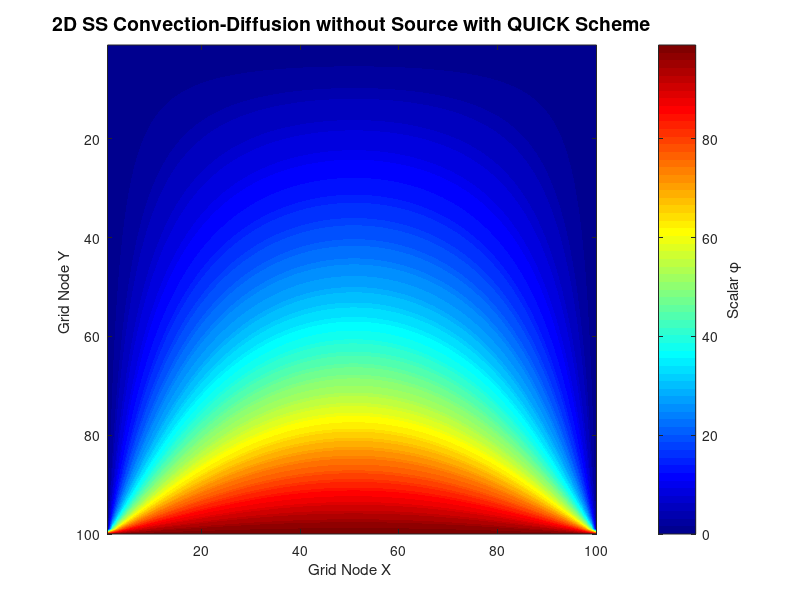

The MATLAB script that drew this image:
% 1. Load the data 
phi = load('flow_field_QUICK.txt');

% 2. Generate the plot
figure;
contourf(phi, 100, 'LineColor', 'none');

% 3. Apply standard CFD styling
colormap('jet');        
c = colorbar;            
ylabel(c, 'Scalar \phi'); 

title('2D SS Convection-Diffusion without Source with QUICK Scheme', 'FontSize', 14);
xlabel('Grid Node X ');
ylabel('Grid Node Y ');

% 4. Correct the physical orientation
set(gca, 'YDir', 'reverse');
axis equal tight;
